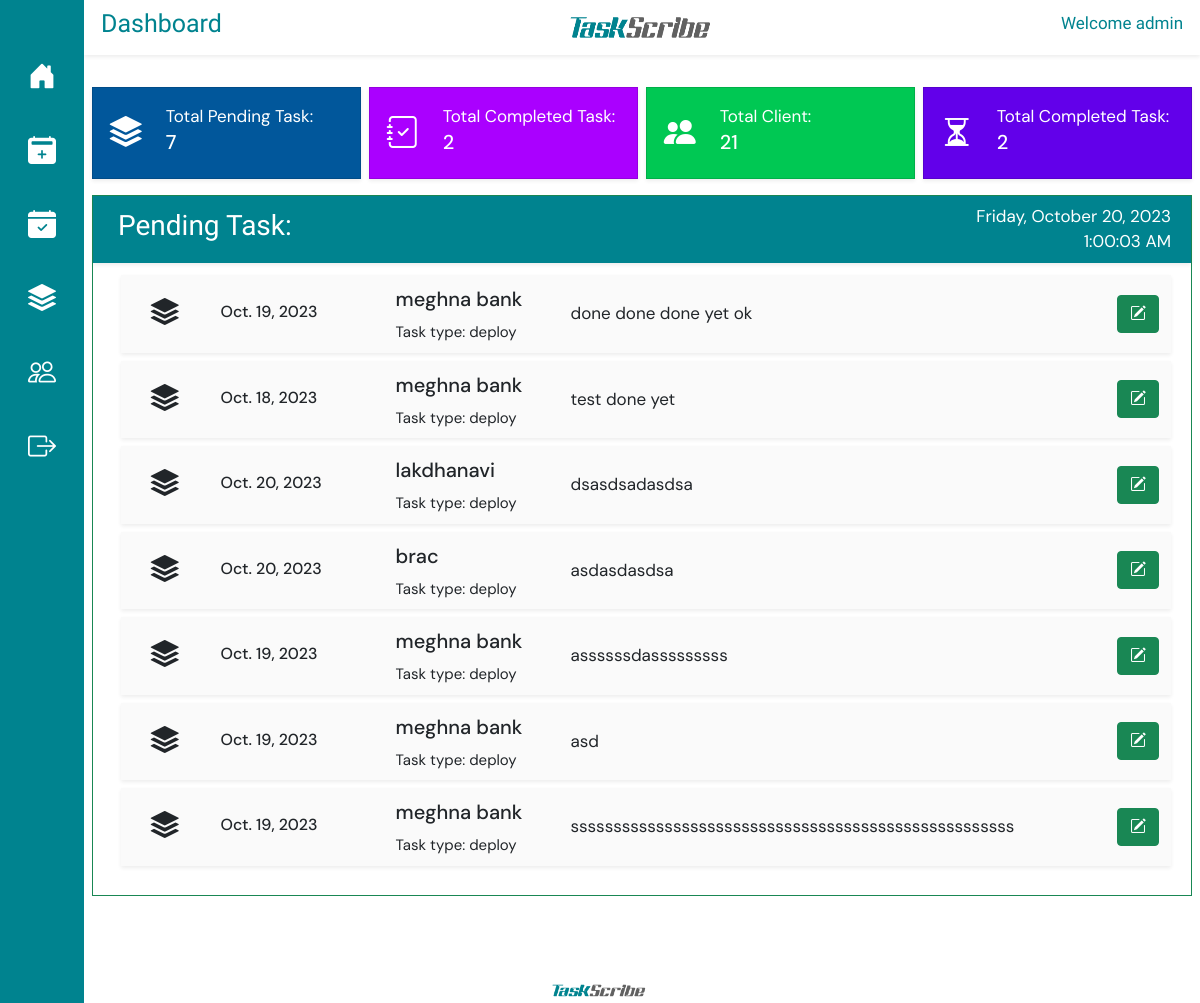
The app's page / (signed in), older data.
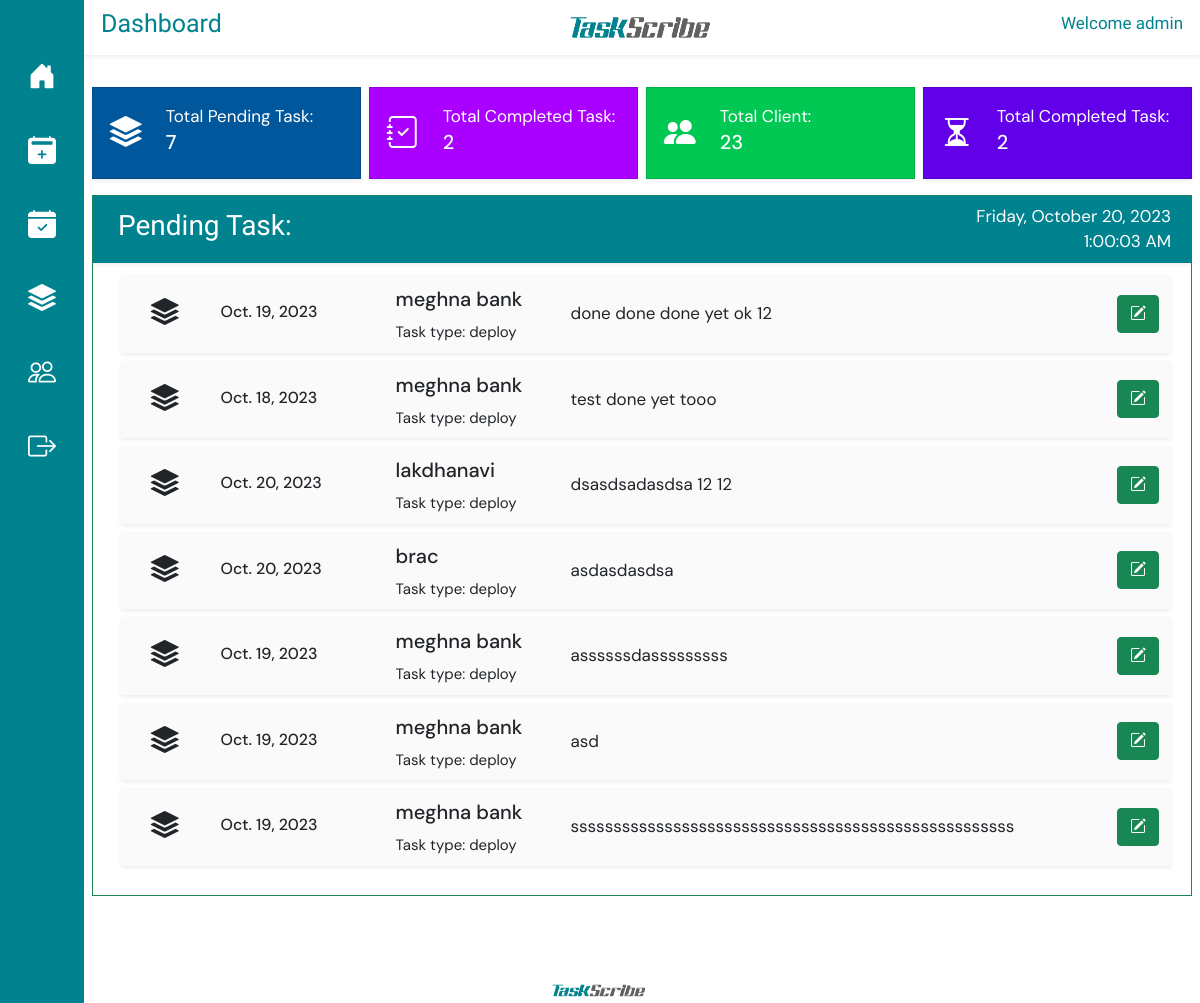
The same page, newer data.
### taskapp/models.py (models this page shows, shortened)
class Task(models.Model):
    name = models.CharField(max_length=500,)
    user = models.ForeignKey(User, on_delete=models.PROTECT)
    type = models.ForeignKey(Type, on_delete=models.CASCADE)
    client = models.ForeignKey(Client, on_delete=models.PROTECT)
    date = models.DateField()
    status = models.CharField(max_length=1, choices=STATUS, default='0')
    time = models.FloatField()

class Client(models.Model):
    name = models.CharField(max_length=100)
    description = models.TextField(max_length=500, null=True)
    file = models.FileField(upload_to='documetns/')
    original_filename = models.CharField(max_length=255)
    uploaded_at = models.DateTimeField(auto_now_add=True)

class Type(models.Model):
    name = models.CharField(max_length=100)
    def __str__(self) -> str:
        return self.name

### taskapp/views.py (the view)
# urls.py: 2. Add a URL to urlpatterns:  path('', views.home, name='home')
@login_required(login_url="/login/")
def home(request):
    daten = date.today()
    docs = Client.objects.all()
    cnum = Client.objects.all().count()
    userall = User.objects.get(id=request.user.id)
    taskf = Task.objects.filter(user=userall, date=daten)
    total_task = Task.objects.filter(user=userall, status="0").count()
    total_ctask = Task.objects.filter(user=userall, status="1").count()
    all_tasks = Task.objects.filter(user=userall, status="0")
    return render(request, "home.html", {
        "all_tasks" : all_tasks, "taskfl": taskf, "docs" : docs, "user" : userall, "count" : total_task, "clnum" : cnum, "complete_task" : total_ctask
    })

### templates/home.html (shortened to what the changed rows need)
{% extends 'base.html' %}
{% load static %}
{% block titlecontent %}
<div class="row shadow-sm align-items-center" style=" margin-top: 0px; padding: 5px;  color: #00838f;">
  <div class="col">
    <h2 style="font-family: Palanquin Dark; text-align: left; font-size: 25px;">Dashboard</h2>
  </div>
  <div class="col align-items-center" >
      <h2  style="font-family: Palanquin Dark; text-align: right; font-size: 17px;">Welcome {{ user.username }}</h2>
  </div>
</div>
{% endblock %}
{% block content %}
<div class="row justify-content-center mt-4 p-1">
  <div class="col-md-3  p-1 text-center" onclick="redirectToPage('add_client')">
    <div class="card py-3 shadow-sm"
      style="border-radius: 0; background-color: #00C853;">
      <div class="row  align-items-center">
        <div class="col-md-9" style="text-align: left;">
          <a style="color: #fff;"> Total Client:</a>
          <h5 style="color: #fff;">{{ clnum }}</h5>
        </div>
    </div>
    </div>
  </div>
</div>
<div class="row">
  <div class="col border border-success m-2">
    <div class="container-fluid " style="border-bottom: #00838f; border-radius: 0; height: 63vh; overflow-y: auto; padding-bottom: 5vh;">
      <div class="row  mt-2">
        {% for task in all_tasks %}
        <div class="w-100 m-1 py-2 shadow-sm" style="background-color: #FAFAFA; border-radius: 0;">
          <div class="row align-items-center" style="text-align: center;">
            <div class="col-12 col-md-1">
              <i class="bi bi-stack fs-3"></i>
            </div>
            <div class="col-12 col-md-2" style="text-align: left;">
              <h6 class="pt-1 text-primary-d1 letter-spacing">
                {{task.date}}
              </h6>
            </div>
            <div class="col-12 col-md-2" style="text-align: left;">
              <h5 class="pt-1">
                {{task.client.name}}
              </h5>
                <span style="font-size: 15px;">
                  Task type: {{ task.type }}
                </span>
            </div>
            <ul class="list-unstyled mb-0 col-12 col-md-6 my-4 my-md-0" style="text-align: left;">
              <li style="overflow-x: hidden;">
                  <span>{{task.name}}</span>
              </li>
            </ul>
            <div class="col-12 col-md-1 " style="text-align: right;">
              <button type="button" class="btn btn-success edit-task" data-bs-toggle="modal"
                data-bs-target="#exampleModal" data-task-id="{{ task.id }}"><i class="bi bi-pencil-square"></i></button>
            </div>
          </div>
        </div>
        {% endfor %}
      </div>
    </div>
  </div>
</div>
{% endblock%}

Row changes from the older to the newer data that the page shows:
changed Task: name "done done done yet ok" → "done done done yet ok 12"
changed Task: name "test done yet" → "test done yet tooo"
changed Task "lakdhanavi": name "dsasdsadasdsa" → "dsasdsadasdsa 12 12"
Text that changed along with them:
{{ clnum }}: "21" → "23"
